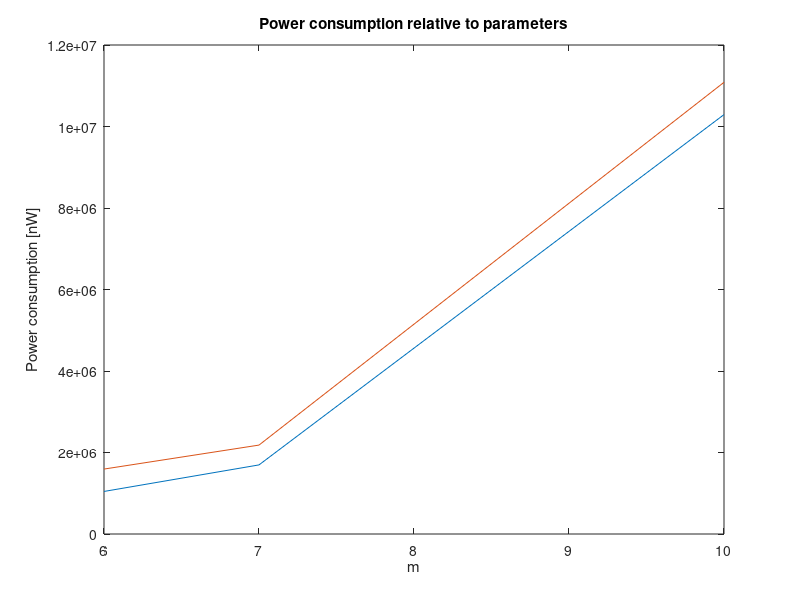

MATLAB code for this plot: (Note: this script raises an error after producing the figure.)
close all
clear xlabel ylabel
%T1d= [890153.535 1520518.648 2759372.745 10062560.307];
%T1e= [154197.375 175060.424 192373.232 229685.839];

T1d= [890153.535 1520518.648 10062560.307];
T1e= [154197.375 175060.424 229685.839];

T1 = T1e+T1d;

T2d= [1379395.590 1935541.068  10757563.840];
T2e= [214060.922 246360.553 326864.784];

T2 = T2e+T2d;

m = [6 7 10];
Xval1 = [6 7 8 10];


n = 2.^m -1;
k1 = n-m.*1;
k2 = n-m.*2;

freq = 1e9;

plot(m,T1,m,T2)
title('Power consumption relative to parameters')
ylabel('Power consumption [nW]')
xlabel('m')
legend('Location','SouthEast','T=1','T=2')
figure


plot(T1, freq * k1 ./ n,T2, freq * k2 ./ n)
hold on
plot([T1(1) T2(1)], freq .* [k1(1) k2(1)] ./ n(1),'*k',[T1(2) T2(2)] , freq ./ n(2) .* [k1(2) k2(2)],'xk',[T1(3) T2(3)] , freq ./ n(3) .* [k1(3) k2(3)],'ok')
xlabel('Power consumption [nW]')
ylabel(['bits/second'])
legend('Location','SouthEast','t=1','t=2','m=6','m=7','m=10')
title('Power consumption relative to throughput speed')



m6 = [890153.535+154197.375 1292417.855+217675.522 1639993.958+325251.350 2066870.248+344593.460];
m7 = [1520518.648+175060.424 2227962.232+248147.261 2906676.119+346602.521 3601702.022+390207.513];
m10 = [10062560.307+229685.839 14925979.427+330254.938 19747697.789+481052.977];
figure
clear xlabel ylabel
plot ([1 1.5 2 2.5], m6, [1 1.5 2 2.5], m7,[1 1.5 2], m10)
xlabel ('Frequency [GHz]');
ylabel ('Power consumption [nW]');
title('Power consumption relative to frequency (T = 1)')
legend('m=6','m=7','m=10')

